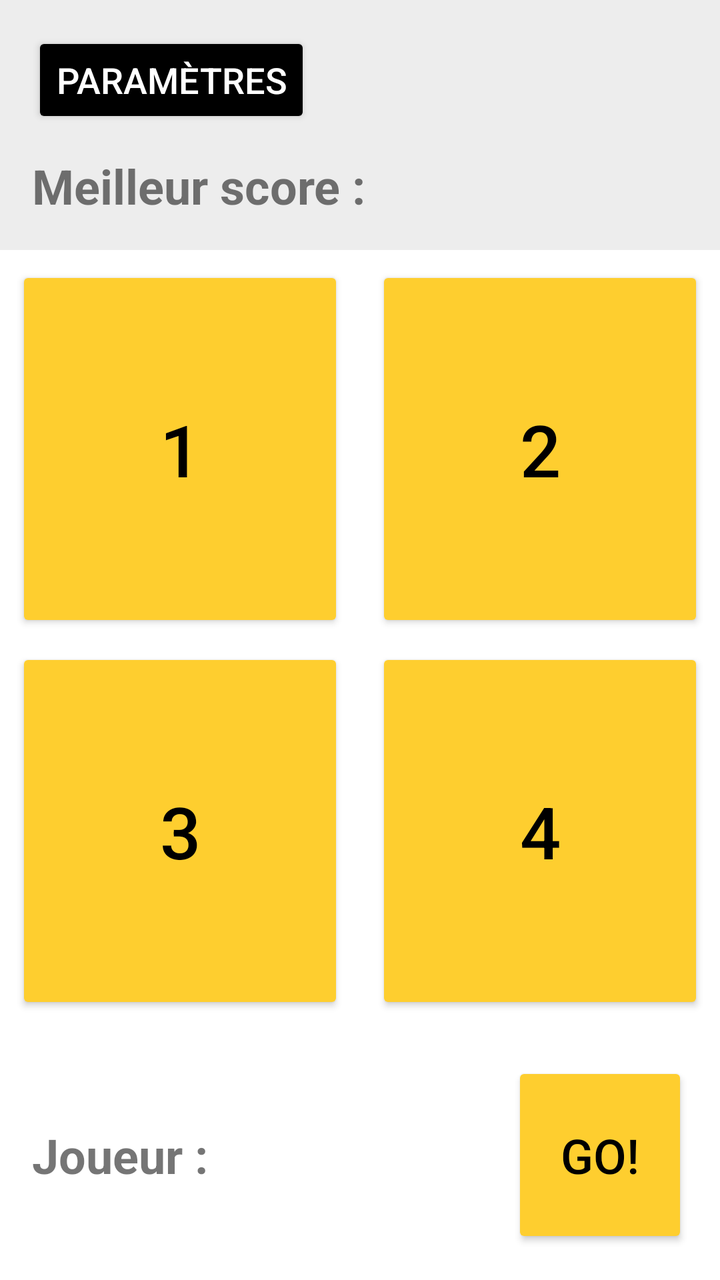
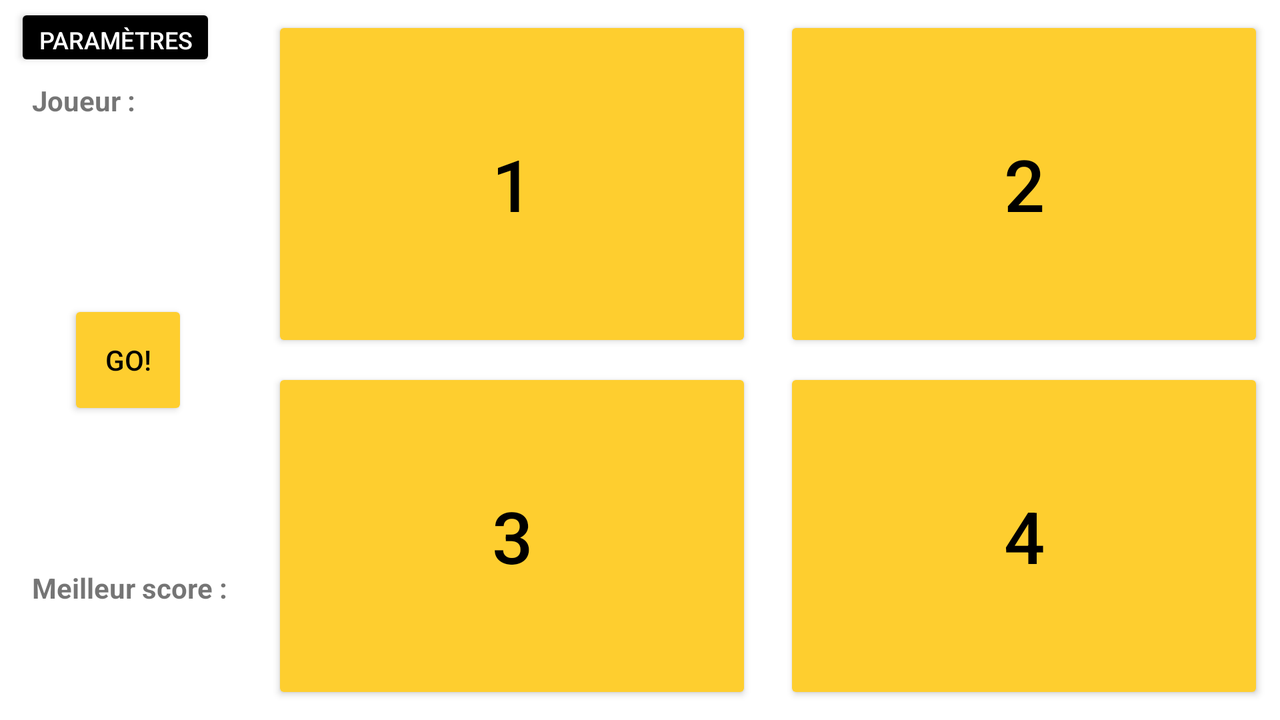

The same Android screen from two of the app's own layout files: first res/layout/ as a phone draws it, then the author's variant for another configuration, drawn on a device whose configuration selects that folder. Both files follow.
<!-- AndroidManifest.xml: application theme Theme.TP_1 -->
<!-- res/layout/activity_jeu.xml -->
<?xml version="1.0" encoding="utf-8"?>
<androidx.constraintlayout.widget.ConstraintLayout xmlns:android="http://schemas.android.com/apk/res/android"
    xmlns:app="http://schemas.android.com/apk/res-auto"
    xmlns:tools="http://schemas.android.com/tools"
    android:layout_width="match_parent"
    android:layout_height="match_parent"
    android:background="#FFFFFF">

    <androidx.constraintlayout.widget.ConstraintLayout
        android:id="@+id/constraintLayout"
        android:layout_width="match_parent"
        android:layout_height="0dp"
        android:background="#EDEDED"
        app:layout_constraintBottom_toTopOf="@+id/linearLayout"
        app:layout_constraintTop_toTopOf="parent"
        app:layout_constraintVertical_bias="0.0"
        tools:layout_editor_absoluteX="0dp">

        <TextView
            android:id="@+id/tv_meilleur_score"
            android:layout_width="wrap_content"
            android:layout_height="wrap_content"
            android:layout_marginStart="16dp"
            android:text="@string/meilleur_score"
            android:textSize="24sp"
            android:textStyle="bold"
            app:layout_constraintBottom_toBottomOf="parent"
            app:layout_constraintStart_toStartOf="parent"
            app:layout_constraintTop_toTopOf="parent"
            app:layout_constraintVertical_bias="0.827" />

        <Button
            android:id="@+id/btn_settings"
            android:layout_width="wrap_content"
            android:layout_height="wrap_content"
            android:layout_marginStart="16dp"
            android:backgroundTint="@color/black"
            android:text="@string/settings"
            android:textColor="#FFFFFF"
            android:textSize="18sp"
            app:cornerRadius="25dp"
            app:layout_constraintBottom_toBottomOf="parent"
            app:layout_constraintStart_toStartOf="parent"
            app:layout_constraintTop_toTopOf="parent"
            app:layout_constraintVertical_bias="0.207" />
    </androidx.constraintlayout.widget.ConstraintLayout>

    <LinearLayout
        android:id="@+id/linearLayout"
        android:layout_width="match_parent"
        android:layout_height="match_parent"
        android:layout_marginTop="125dp"
        android:layout_marginBottom="125dp"
        android:orientation="horizontal"
        app:layout_constraintBottom_toBottomOf="parent"
        app:layout_constraintEnd_toEndOf="parent"
        app:layout_constraintStart_toStartOf="parent"
        app:layout_constraintTop_toTopOf="parent"
        android:baselineAligned="false">

        <LinearLayout
            android:id="@+id/margin"
            android:layout_width="0dp"
            android:layout_height="match_parent"
            android:layout_weight="1"
            android:orientation="vertical">

            <Button
                android:id="@+id/btn_jeu_1"
                android:layout_width="match_parent"
                android:layout_height="0dp"
                android:layout_marginStart="8dp"
                android:layout_marginTop="8dp"
                android:layout_marginEnd="8dp"
                android:layout_marginBottom="8dp"
                android:layout_weight="1"
                android:backgroundTint="@color/primaire"
                android:text="@string/_1"
                android:textColor="@color/black"
                android:textSize="36sp" />

            <Button
                android:id="@+id/btn_jeu_3"
                android:layout_width="match_parent"
                android:layout_height="0dp"
                android:layout_marginStart="8dp"
                android:layout_marginEnd="8dp"
                android:layout_marginBottom="8dp"
                android:layout_weight="1"
                android:backgroundTint="@color/primaire"
                android:text="@string/_3"
                android:textColor="@color/black"
                android:textSize="36sp" />
        </LinearLayout>

        <LinearLayout
            android:layout_width="0dp"
            android:layout_height="match_parent"
            android:layout_weight="1"
            android:orientation="vertical">

            <Button
                android:id="@+id/btn_jeu_2"
                android:layout_width="match_parent"
                android:layout_height="0dp"
                android:layout_marginStart="8dp"
                android:layout_marginTop="8dp"
                android:layout_marginEnd="8dp"
                android:layout_marginBottom="8dp"
                android:layout_weight="1"
                android:backgroundTint="@color/primaire"
                android:text="@string/_2"
                android:textColor="@color/black"
                android:textSize="36sp" />

            <Button
                android:id="@+id/btn_jeu_4"
                android:layout_width="match_parent"
                android:layout_height="0dp"
                android:layout_marginStart="8dp"
                android:layout_marginEnd="8dp"
                android:layout_marginBottom="8dp"
                android:layout_weight="1"
                android:backgroundTint="@color/primaire"
                android:text="@string/_4"
                android:textColor="@color/black"
                android:textSize="36sp" />

        </LinearLayout>
    </LinearLayout>

    <androidx.constraintlayout.widget.ConstraintLayout
        android:layout_width="match_parent"
        android:layout_height="0dp"
        android:background="#FFFFFF"
        app:layout_constraintBottom_toBottomOf="parent"
        app:layout_constraintTop_toBottomOf="@+id/linearLayout"
        app:layout_constraintVertical_bias="1.0"
        tools:layout_editor_absoluteX="0dp">

        <TextView
            android:id="@+id/tv_nom_utilisateur"
            android:layout_width="wrap_content"
            android:layout_height="wrap_content"
            android:layout_marginStart="16dp"
            android:text="@string/joueur"
            android:textSize="24sp"
            android:textStyle="bold"
            app:layout_constraintBottom_toBottomOf="parent"
            app:layout_constraintStart_toStartOf="parent"
            app:layout_constraintTop_toTopOf="parent" />

        <Button
            android:id="@+id/btn_go"
            android:layout_width="wrap_content"
            android:layout_height="0dp"
            android:layout_margin="16dp"
            android:layout_marginEnd="16dp"
            android:backgroundTint="@color/primaire"
            android:text="@string/go"
            android:textColor="@color/black"
            android:textSize="24sp"
            app:layout_constraintBottom_toBottomOf="parent"
            app:layout_constraintEnd_toEndOf="parent"
            app:layout_constraintTop_toTopOf="parent" />
    </androidx.constraintlayout.widget.ConstraintLayout>
</androidx.constraintlayout.widget.ConstraintLayout>
<!-- resources referenced by this layout -->
<resources>
  <color name="black">#FF000000</color>
  <color name="primaire">#FFFECE2F</color>
  <string name="_1">1</string>
  <string name="_2">2</string>
  <string name="_3">3</string>
  <string name="_4">4</string>
  <string name="go">GO!</string>
  <string name="joueur">Joueur :</string>
  <string name="meilleur_score">Meilleur score :</string>
  <string name="settings">Paramètres</string>
  <style name="Theme.TP_1" parent="Theme.MaterialComponents.DayNight.DarkActionBar">
          
          <item name="colorPrimary">@color/secondaryColor</item>
          <item name="colorPrimaryVariant">@color/primaryLightColor</item>
          <item name="colorOnPrimary">@color/black</item>
          
          <item name="colorSecondary">@color/secondaryColor</item>
          <item name="colorSecondaryVariant">@color/secondaryLightColor</item>
          <item name="colorOnSecondary">@color/black</item>
          
          <item name="android:statusBarColor" tools:targetApi="l">?attr/colorSecondaryVariant</item>
          
  
      </style>
  <color name="secondaryColor">#616161</color>
  <color name="primaryLightColor">#ffff6b</color>
  <color name="secondaryLightColor">#8e8e8e</color>
</resources>
<!-- res/layout-land/activity_jeu.xml (the author's variant of the layout above) -->
<!-- drawn on the phone turned sideways -->
<?xml version="1.0" encoding="utf-8"?>
<LinearLayout xmlns:android="http://schemas.android.com/apk/res/android"
    xmlns:app="http://schemas.android.com/apk/res-auto"
    xmlns:tools="http://schemas.android.com/tools"
    android:layout_width="match_parent"
    android:layout_height="match_parent"
    android:background="#FFFFFF"
    android:baselineAligned="false">

    <androidx.constraintlayout.widget.ConstraintLayout
        android:layout_width="0dp"
        android:layout_height="match_parent"
        android:layout_weight="1"
        android:background="#FFFFFF">

        <TextView
            android:id="@+id/tv_nom_utilisateur"
            android:layout_width="wrap_content"
            android:layout_height="wrap_content"
            android:layout_marginStart="16dp"
            android:text="@string/joueur"
            android:textSize="14sp"
            android:textStyle="bold"
            app:layout_constraintBottom_toBottomOf="parent"
            app:layout_constraintStart_toStartOf="parent"
            app:layout_constraintTop_toTopOf="parent"
            app:layout_constraintVertical_bias="0.119" />

        <Button
            android:id="@+id/btn_go"
            android:layout_width="60dp"
            android:layout_height="60dp"
            android:layout_margin="16dp"
            android:backgroundTint="@color/primaire"
            android:text="@string/go"
            android:textColor="@color/black"
            android:textSize="14sp"
            app:layout_constraintBottom_toBottomOf="parent"
            app:layout_constraintEnd_toEndOf="parent"
            app:layout_constraintStart_toStartOf="parent"
            app:layout_constraintTop_toTopOf="parent" />

        <TextView
            android:id="@+id/tv_meilleur_score"
            android:layout_width="wrap_content"
            android:layout_height="wrap_content"
            android:layout_marginStart="16dp"
            android:text="@string/meilleur_score"
            android:textSize="14sp"
            android:textStyle="bold"
            app:layout_constraintBottom_toBottomOf="parent"
            app:layout_constraintStart_toStartOf="parent"
            app:layout_constraintTop_toTopOf="parent"
            app:layout_constraintVertical_bias="0.834" />

        <Button
            android:id="@+id/btn_settings"
            android:layout_width="wrap_content"
            android:layout_height="34dp"
            android:backgroundTint="@color/black"
            android:text="@string/settings"
            android:textColor="#FFFFFF"
            android:textSize="12sp"
            app:cornerRadius="25dp"
            app:layout_constraintBottom_toBottomOf="parent"
            app:layout_constraintEnd_toEndOf="parent"
            app:layout_constraintHorizontal_bias="0.271"
            app:layout_constraintStart_toStartOf="parent"
            app:layout_constraintTop_toTopOf="parent"
            app:layout_constraintVertical_bias="0.005" />
    </androidx.constraintlayout.widget.ConstraintLayout>

    <LinearLayout
        android:id="@+id/linearLayout"
        android:layout_width="0dp"
        android:layout_height="match_parent"
        android:layout_weight="4"
        android:baselineAligned="false"
        android:orientation="horizontal">

        <LinearLayout
            android:id="@+id/margin"
            android:layout_width="0dp"
            android:layout_height="match_parent"
            android:layout_weight="1"
            android:orientation="vertical">

            <Button
                android:id="@+id/btn_jeu_1"
                android:layout_width="match_parent"
                android:layout_height="0dp"
                android:layout_marginStart="8dp"
                android:layout_marginTop="8dp"
                android:layout_marginEnd="8dp"
                android:layout_marginBottom="8dp"
                android:layout_weight="1"
                android:backgroundTint="@color/primaire"
                android:text="@string/_1"
                android:textColor="@color/black"
                android:textSize="36sp" />

            <Button
                android:id="@+id/btn_jeu_3"
                android:layout_width="match_parent"
                android:layout_height="0dp"
                android:layout_marginStart="8dp"
                android:layout_marginEnd="8dp"
                android:layout_marginBottom="8dp"
                android:layout_weight="1"
                android:backgroundTint="@color/primaire"
                android:text="@string/_3"
                android:textColor="@color/black"
                android:textSize="36sp" />
        </LinearLayout>

        <LinearLayout
            android:layout_width="0dp"
            android:layout_height="match_parent"
            android:layout_weight="1"
            android:orientation="vertical">

            <Button
                android:id="@+id/btn_jeu_2"
                android:layout_width="match_parent"
                android:layout_height="0dp"
                android:layout_marginStart="8dp"
                android:layout_marginTop="8dp"
                android:layout_marginEnd="8dp"
                android:layout_marginBottom="8dp"
                android:layout_weight="1"
                android:backgroundTint="@color/primaire"
                android:text="@string/_2"
                android:textColor="@color/black"
                android:textSize="36sp" />

            <Button
                android:id="@+id/btn_jeu_4"
                android:layout_width="match_parent"
                android:layout_height="0dp"
                android:layout_marginStart="8dp"
                android:layout_marginEnd="8dp"
                android:layout_marginBottom="8dp"
                android:layout_weight="1"
                android:backgroundTint="@color/primaire"
                android:text="@string/_4"
                android:textColor="@color/black"
                android:textSize="36sp" />

        </LinearLayout>
    </LinearLayout>

</LinearLayout>
